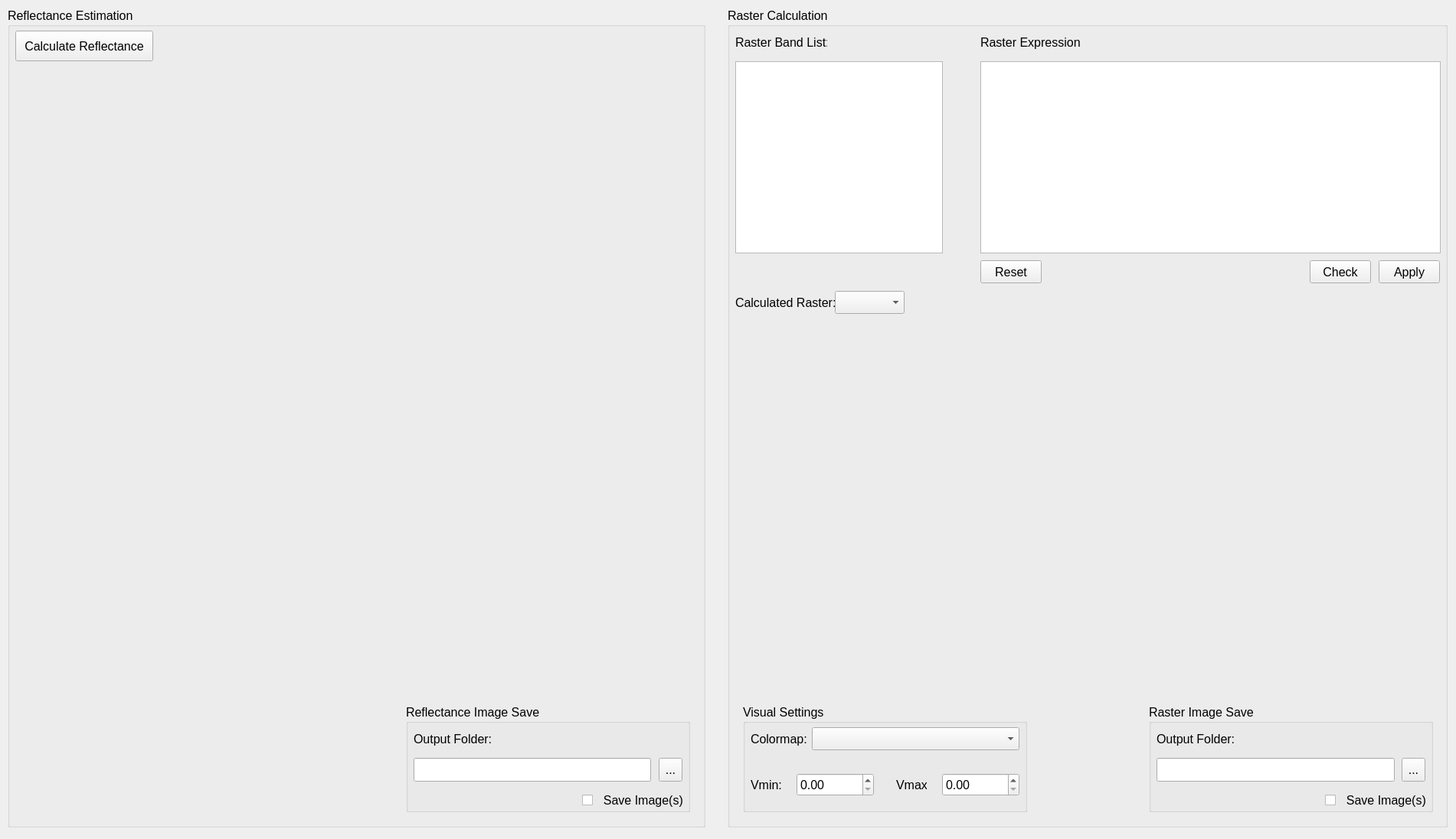
<?xml version="1.0" encoding="UTF-8"?>
<ui version="4.0">
 <class>Form</class>
 <widget class="QWidget" name="Form">
  <property name="geometry">
   <rect>
    <x>0</x>
    <y>0</y>
    <width>1901</width>
    <height>1096</height>
   </rect>
  </property>
  <property name="windowTitle">
   <string>Form</string>
  </property>
  <widget class="QGroupBox" name="refl_est">
   <property name="geometry">
    <rect>
     <x>10</x>
     <y>10</y>
     <width>911</width>
     <height>1071</height>
    </rect>
   </property>
   <property name="font">
    <font>
     <pointsize>12</pointsize>
    </font>
   </property>
   <property name="title">
    <string>Reflectance Estimation</string>
   </property>
   <widget class="QPushButton" name="refl_val_est">
    <property name="geometry">
     <rect>
      <x>10</x>
      <y>30</y>
      <width>180</width>
      <height>40</height>
     </rect>
    </property>
    <property name="text">
     <string>Calculate Reflectance</string>
    </property>
   </widget>
   <widget class="QLabel" name="refl_img_1">
    <property name="geometry">
     <rect>
      <x>10</x>
      <y>150</y>
      <width>440</width>
      <height>321</height>
     </rect>
    </property>
    <property name="text">
     <string/>
    </property>
   </widget>
   <widget class="QLabel" name="refl_img_2">
    <property name="geometry">
     <rect>
      <x>460</x>
      <y>150</y>
      <width>440</width>
      <height>321</height>
     </rect>
    </property>
    <property name="text">
     <string/>
    </property>
   </widget>
   <widget class="QLabel" name="refl_img_4">
    <property name="geometry">
     <rect>
      <x>460</x>
      <y>480</y>
      <width>440</width>
      <height>321</height>
     </rect>
    </property>
    <property name="text">
     <string/>
    </property>
   </widget>
   <widget class="QLabel" name="refl_img_3">
    <property name="geometry">
     <rect>
      <x>10</x>
      <y>480</y>
      <width>440</width>
      <height>321</height>
     </rect>
    </property>
    <property name="text">
     <string/>
    </property>
   </widget>
   <widget class="QGroupBox" name="image_save_2">
    <property name="geometry">
     <rect>
      <x>520</x>
      <y>910</y>
      <width>371</width>
      <height>141</height>
     </rect>
    </property>
    <property name="font">
     <font>
      <pointsize>12</pointsize>
      <bold>false</bold>
      <underline>false</underline>
     </font>
    </property>
    <property name="title">
     <string>Reflectance Image Save</string>
    </property>
    <widget class="QCheckBox" name="img_save_act_2">
     <property name="geometry">
      <rect>
       <x>230</x>
       <y>110</y>
       <width>140</width>
       <height>31</height>
      </rect>
     </property>
     <property name="text">
      <string>  Save Image(s)</string>
     </property>
    </widget>
    <widget class="QToolButton" name="folder_save_open_dir_2">
     <property name="geometry">
      <rect>
       <x>330</x>
       <y>70</y>
       <width>31</width>
       <height>31</height>
      </rect>
     </property>
     <property name="text">
      <string>...</string>
     </property>
    </widget>
    <widget class="QLineEdit" name="folder_save_path_2">
     <property name="geometry">
      <rect>
       <x>10</x>
       <y>70</y>
       <width>310</width>
       <height>31</height>
      </rect>
     </property>
    </widget>
    <widget class="QLabel" name="img_dir_2">
     <property name="geometry">
      <rect>
       <x>10</x>
       <y>30</y>
       <width>110</width>
       <height>31</height>
      </rect>
     </property>
     <property name="text">
      <string>Output Folder:</string>
     </property>
    </widget>
   </widget>
  </widget>
  <widget class="QGroupBox" name="ras_est">
   <property name="geometry">
    <rect>
     <x>950</x>
     <y>10</y>
     <width>940</width>
     <height>1071</height>
    </rect>
   </property>
   <property name="font">
    <font>
     <pointsize>12</pointsize>
    </font>
   </property>
   <property name="title">
    <string>Raster Calculation</string>
   </property>
   <widget class="QLabel" name="ras_img">
    <property name="geometry">
     <rect>
      <x>140</x>
      <y>420</y>
      <width>581</width>
      <height>461</height>
     </rect>
    </property>
    <property name="text">
     <string/>
    </property>
   </widget>
   <widget class="QListView" name="ras_band_list">
    <property name="geometry">
     <rect>
      <x>10</x>
      <y>70</y>
      <width>271</width>
      <height>251</height>
     </rect>
    </property>
   </widget>
   <widget class="QLabel" name="ras_band_list_lbl">
    <property name="geometry">
     <rect>
      <x>10</x>
      <y>30</y>
      <width>120</width>
      <height>30</height>
     </rect>
    </property>
    <property name="text">
     <string>Raster Band List: </string>
    </property>
   </widget>
   <widget class="QLabel" name="ras_func_lbl">
    <property name="geometry">
     <rect>
      <x>330</x>
      <y>30</y>
      <width>130</width>
      <height>30</height>
     </rect>
    </property>
    <property name="text">
     <string>Raster Expression: </string>
    </property>
   </widget>
   <widget class="QPlainTextEdit" name="ras_func_txt">
    <property name="geometry">
     <rect>
      <x>330</x>
      <y>70</y>
      <width>601</width>
      <height>251</height>
     </rect>
    </property>
   </widget>
   <widget class="QPushButton" name="ras_check_func">
    <property name="geometry">
     <rect>
      <x>760</x>
      <y>330</y>
      <width>80</width>
      <height>30</height>
     </rect>
    </property>
    <property name="text">
     <string>Check</string>
    </property>
   </widget>
   <widget class="QPushButton" name="ras_reset_func">
    <property name="geometry">
     <rect>
      <x>330</x>
      <y>330</y>
      <width>80</width>
      <height>30</height>
     </rect>
    </property>
    <property name="text">
     <string>Reset</string>
    </property>
   </widget>
   <widget class="QPushButton" name="ras_apply_func">
    <property name="geometry">
     <rect>
      <x>850</x>
      <y>330</y>
      <width>80</width>
      <height>30</height>
     </rect>
    </property>
    <property name="text">
     <string>Apply</string>
    </property>
   </widget>
   <widget class="QGroupBox" name="vis_set">
    <property name="geometry">
     <rect>
      <x>20</x>
      <y>910</y>
      <width>371</width>
      <height>141</height>
     </rect>
    </property>
    <property name="title">
     <string>Visual Settings</string>
    </property>
    <widget class="QLabel" name="vis_colormap">
     <property name="geometry">
      <rect>
       <x>10</x>
       <y>30</y>
       <width>80</width>
       <height>30</height>
      </rect>
     </property>
     <property name="text">
      <string>Colormap:</string>
     </property>
    </widget>
    <widget class="QLabel" name="vis_vmin">
     <property name="geometry">
      <rect>
       <x>10</x>
       <y>90</y>
       <width>40</width>
       <height>30</height>
      </rect>
     </property>
     <property name="text">
      <string>Vmin:</string>
     </property>
    </widget>
    <widget class="QLabel" name="vis_vmax">
     <property name="geometry">
      <rect>
       <x>200</x>
       <y>90</y>
       <width>40</width>
       <height>30</height>
      </rect>
     </property>
     <property name="text">
      <string>Vmax:</string>
     </property>
    </widget>
    <widget class="QComboBox" name="vis_colormap_list">
     <property name="geometry">
      <rect>
       <x>90</x>
       <y>30</y>
       <width>271</width>
       <height>30</height>
      </rect>
     </property>
    </widget>
    <widget class="QDoubleSpinBox" name="vis_vmin_val">
     <property name="geometry">
      <rect>
       <x>70</x>
       <y>90</y>
       <width>101</width>
       <height>30</height>
      </rect>
     </property>
    </widget>
    <widget class="QDoubleSpinBox" name="vis_vmax_val">
     <property name="geometry">
      <rect>
       <x>260</x>
       <y>90</y>
       <width>101</width>
       <height>30</height>
      </rect>
     </property>
    </widget>
   </widget>
   <widget class="QLabel" name="ras_calc">
    <property name="geometry">
     <rect>
      <x>10</x>
      <y>370</y>
      <width>140</width>
      <height>30</height>
     </rect>
    </property>
    <property name="text">
     <string>Calculated Raster:</string>
    </property>
   </widget>
   <widget class="QComboBox" name="ras_calc_list">
    <property name="geometry">
     <rect>
      <x>140</x>
      <y>370</y>
      <width>91</width>
      <height>30</height>
     </rect>
    </property>
   </widget>
   <widget class="QGroupBox" name="image_save_3">
    <property name="geometry">
     <rect>
      <x>550</x>
      <y>910</y>
      <width>371</width>
      <height>141</height>
     </rect>
    </property>
    <property name="font">
     <font>
      <pointsize>12</pointsize>
      <bold>false</bold>
      <underline>false</underline>
     </font>
    </property>
    <property name="title">
     <string>Raster Image Save</string>
    </property>
    <widget class="QCheckBox" name="img_save_act_3">
     <property name="geometry">
      <rect>
       <x>230</x>
       <y>110</y>
       <width>140</width>
       <height>31</height>
      </rect>
     </property>
     <property name="text">
      <string>  Save Image(s)</string>
     </property>
    </widget>
    <widget class="QToolButton" name="folder_save_open_dir_3">
     <property name="geometry">
      <rect>
       <x>330</x>
       <y>70</y>
       <width>31</width>
       <height>31</height>
      </rect>
     </property>
     <property name="text">
      <string>...</string>
     </property>
    </widget>
    <widget class="QLineEdit" name="folder_save_path_3">
     <property name="geometry">
      <rect>
       <x>10</x>
       <y>70</y>
       <width>311</width>
       <height>31</height>
      </rect>
     </property>
    </widget>
    <widget class="QLabel" name="img_dir_3">
     <property name="geometry">
      <rect>
       <x>10</x>
       <y>30</y>
       <width>110</width>
       <height>31</height>
      </rect>
     </property>
     <property name="text">
      <string>Output Folder:</string>
     </property>
    </widget>
   </widget>
   <widget class="QLabel" name="img_leg">
    <property name="geometry">
     <rect>
      <x>760</x>
      <y>420</y>
      <width>71</width>
      <height>461</height>
     </rect>
    </property>
    <property name="text">
     <string/>
    </property>
   </widget>
  </widget>
 </widget>
 <resources/>
 <connections/>
</ui>
